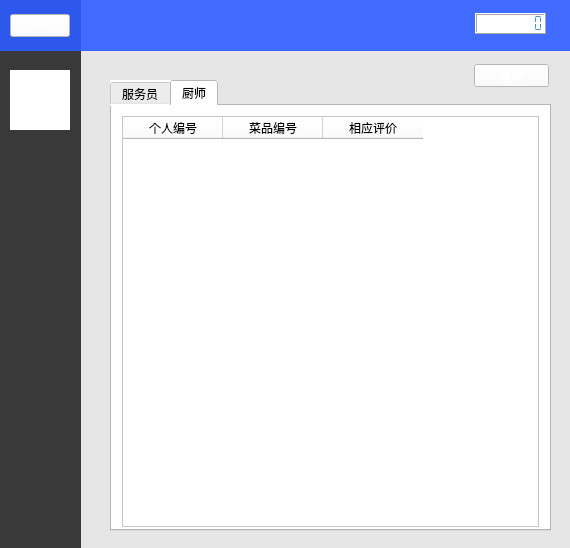
<?xml version="1.0" encoding="UTF-8"?>
<ui version="4.0">
 <class>manager_widget</class>
 <widget class="QWidget" name="manager_widget">
  <property name="geometry">
   <rect>
    <x>0</x>
    <y>0</y>
    <width>570</width>
    <height>548</height>
   </rect>
  </property>
  <property name="windowTitle">
   <string>经理界面</string>
  </property>
  <property name="styleSheet">
   <string notr="true">background-color: rgb(255, 255, 255);</string>
  </property>
  <widget class="QPushButton" name="back_pushButton">
   <property name="geometry">
    <rect>
     <x>10</x>
     <y>14</y>
     <width>60</width>
     <height>23</height>
    </rect>
   </property>
   <property name="styleSheet">
    <string notr="true">color: rgb(255, 255, 255);</string>
   </property>
   <property name="text">
    <string>&lt;&lt;</string>
   </property>
  </widget>
  <widget class="QLabel" name="label_3">
   <property name="geometry">
    <rect>
     <x>10</x>
     <y>70</y>
     <width>60</width>
     <height>60</height>
    </rect>
   </property>
   <property name="styleSheet">
    <string notr="true">background-color: rgb(255, 255, 255);</string>
   </property>
   <property name="text">
    <string/>
   </property>
   <property name="pixmap">
    <pixmap resource="image.qrc">:/image/images/manager.png</pixmap>
   </property>
  </widget>
  <widget class="QTabWidget" name="tabWidget">
   <property name="geometry">
    <rect>
     <x>110</x>
     <y>80</y>
     <width>441</width>
     <height>451</height>
    </rect>
   </property>
   <property name="styleSheet">
    <string notr="true">background-color: rgb(255, 255, 255);</string>
   </property>
   <property name="currentIndex">
    <number>1</number>
   </property>
   <widget class="QWidget" name="tab">
    <attribute name="title">
     <string>服务员</string>
    </attribute>
    <widget class="QTableWidget" name="waiter_tableWidget">
     <property name="geometry">
      <rect>
       <x>10</x>
       <y>10</y>
       <width>417</width>
       <height>411</height>
      </rect>
     </property>
     <property name="editTriggers">
      <set>QAbstractItemView::NoEditTriggers</set>
     </property>
     <column>
      <property name="text">
       <string>个人编号</string>
      </property>
     </column>
     <column>
      <property name="text">
       <string>服务桌号</string>
      </property>
     </column>
     <column>
      <property name="text">
       <string>相应评价</string>
      </property>
     </column>
    </widget>
   </widget>
   <widget class="QWidget" name="tab_2">
    <attribute name="title">
     <string>厨师</string>
    </attribute>
    <widget class="QTableWidget" name="chef_tableWidget">
     <property name="geometry">
      <rect>
       <x>10</x>
       <y>10</y>
       <width>417</width>
       <height>411</height>
      </rect>
     </property>
     <property name="editTriggers">
      <set>QAbstractItemView::NoEditTriggers</set>
     </property>
     <column>
      <property name="text">
       <string>个人编号</string>
      </property>
     </column>
     <column>
      <property name="text">
       <string>菜品编号</string>
      </property>
     </column>
     <column>
      <property name="text">
       <string>相应评价</string>
      </property>
     </column>
    </widget>
   </widget>
  </widget>
  <widget class="QPushButton" name="query_pushButton">
   <property name="geometry">
    <rect>
     <x>474</x>
     <y>64</y>
     <width>75</width>
     <height>23</height>
    </rect>
   </property>
   <property name="styleSheet">
    <string notr="true">color: rgb(255, 255, 255);</string>
   </property>
   <property name="text">
    <string>查询</string>
   </property>
  </widget>
  <widget class="QLabel" name="black_label">
   <property name="geometry">
    <rect>
     <x>0</x>
     <y>0</y>
     <width>81</width>
     <height>601</height>
    </rect>
   </property>
   <property name="styleSheet">
    <string notr="true">background-color: rgb(57, 57, 57);</string>
   </property>
   <property name="text">
    <string/>
   </property>
  </widget>
  <widget class="QLabel" name="label_13">
   <property name="geometry">
    <rect>
     <x>0</x>
     <y>0</y>
     <width>901</width>
     <height>51</height>
    </rect>
   </property>
   <property name="styleSheet">
    <string notr="true">background-color: rgba(44, 90, 255, 230);</string>
   </property>
   <property name="text">
    <string/>
   </property>
   <property name="alignment">
    <set>Qt::AlignCenter</set>
   </property>
  </widget>
  <widget class="QLabel" name="label_14">
   <property name="geometry">
    <rect>
     <x>80</x>
     <y>50</y>
     <width>821</width>
     <height>541</height>
    </rect>
   </property>
   <property name="styleSheet">
    <string notr="true">background-color: rgb(230, 230, 230);</string>
   </property>
   <property name="text">
    <string/>
   </property>
  </widget>
  <widget class="QLCDNumber" name="lcdNumber">
   <property name="geometry">
    <rect>
     <x>475</x>
     <y>13</y>
     <width>71</width>
     <height>21</height>
    </rect>
   </property>
   <property name="minimumSize">
    <size>
     <width>71</width>
     <height>21</height>
    </size>
   </property>
   <property name="maximumSize">
    <size>
     <width>71</width>
     <height>21</height>
    </size>
   </property>
   <property name="styleSheet">
    <string notr="true">color: rgb(71, 143, 214);</string>
   </property>
   <property name="frameShape">
    <enum>QFrame::Box</enum>
   </property>
   <property name="digitCount">
    <number>8</number>
   </property>
   <property name="segmentStyle">
    <enum>QLCDNumber::Flat</enum>
   </property>
  </widget>
  <zorder>label_14</zorder>
  <zorder>tabWidget</zorder>
  <zorder>black_label</zorder>
  <zorder>label_13</zorder>
  <zorder>query_pushButton</zorder>
  <zorder>back_pushButton</zorder>
  <zorder>label_3</zorder>
  <zorder>lcdNumber</zorder>
 </widget>
 <resources>
  <include location="image.qrc"/>
 </resources>
 <connections/>
</ui>
